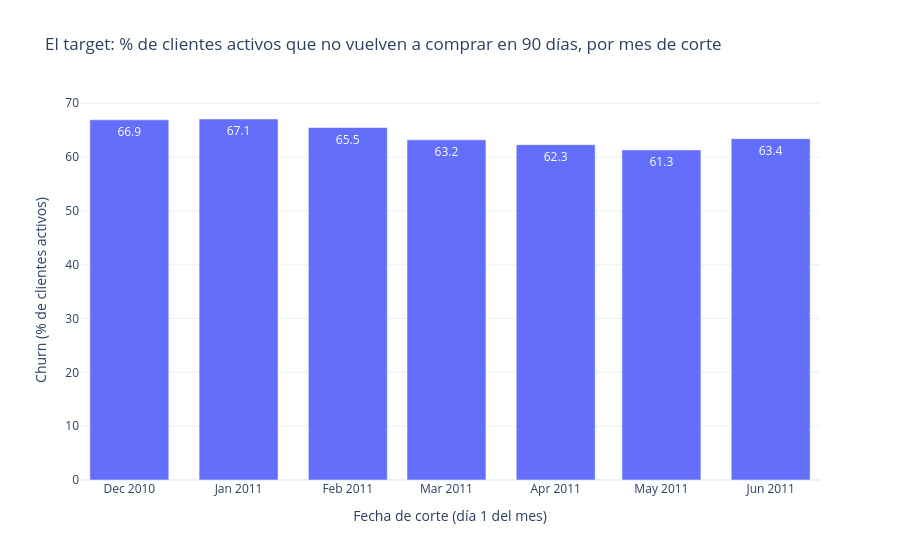

Notebook code cell kept with this figure:
### Markdown cell above
## 3. Qué mostró la exploración (What the exploration showed)

Solo se usan los cortes de desarrollo; el test no se mira hasta §8.

### Code cell
by_cut = dev.groupby("cutoff").agg(clientes=("churn", "size"), churn=("churn", "mean")).reset_index()
by_cut["churn_pct"] = 100 * by_cut["churn"]
RESULTS["churn_medio_dev_pct"] = round(100 * dev["churn"].mean(), 1)
fig = px.bar(by_cut, x="cutoff", y="churn_pct", text=by_cut["churn_pct"].round(1),
             title="El target: % de clientes activos que no vuelven a comprar en 90 días, por mes de corte",
             labels={"cutoff": "Fecha de corte (día 1 del mes)", "churn_pct": "Churn (% de clientes activos)"})
fig.show()
by_cut

### Figure 1 — Plotly figure (JSON) as saved in the notebook; plotly's stock layout.template omitted (floating-point values rounded to 4 significant figures)
{"data": [{"hovertemplate": "Fecha de corte (día 1 del mes)=%{x}<br>Churn (% de clientes activos)=%{y}<br>text=%{text}<extra></extra>", "legendgroup": "", "marker": {"color": "#636efa", "pattern": {"shape": ""}}, "name": "", "orientation": "v", "showlegend": false, "text": [66.9, 67.1, 65.5, 63.2, 62.3, 61.3, 63.4], "textposition": "auto", "type": "bar", "x": ["2010-12-01T00:00:00.000000", "2011-01-01T00:00:00.000000", "2011-02-01T00:00:00.000000", "2011-03-01T00:00:00.000000", "2011-04-01T00:00:00.000000", "2011-05-01T00:00:00.000000", "2011-06-01T00:00:00.000000"], "xaxis": "x", "y": [66.92, 67.08, 65.49, 63.21, 62.3, 61.33, 63.42], "yaxis": "y"}], "layout": {"barmode": "relative", "legend": {"tracegroupgap": 0}, "title": {"text": "El target: % de clientes activos que no vuelven a comprar en 90 días, por mes de corte"}, "xaxis": {"anchor": "y", "domain": [0, 1], "title": {"text": "Fecha de corte (día 1 del mes)"}}, "yaxis": {"anchor": "x", "domain": [0, 1], "title": {"text": "Churn (% de clientes activos)"}}}}
